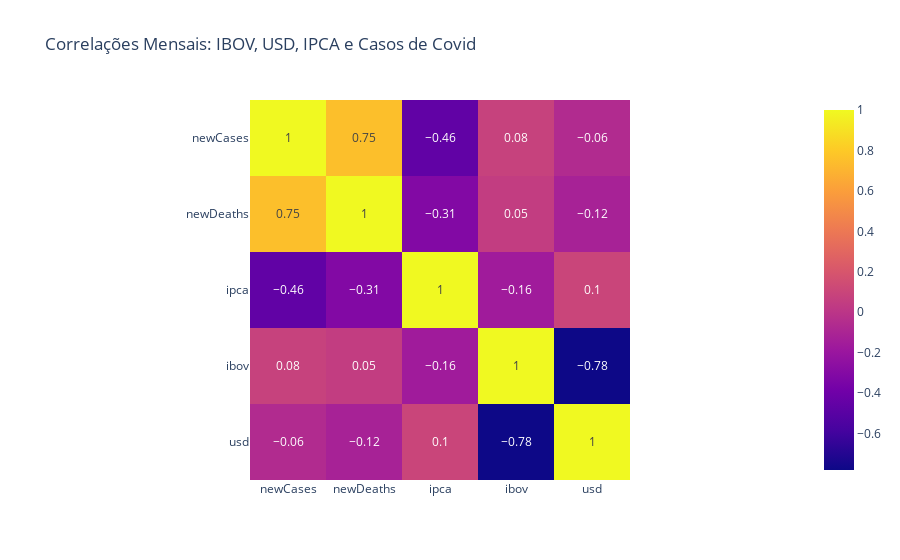

Here is the notebook cell this chart was saved with:
### Code cell
fig = px.imshow(scaled_bolsa_months.dropna().corr().round(decimals=2),
                text_auto=True,
                title = "Correlações Mensais: IBOV, USD, IPCA e Casos de Covid")
fig.show()

### Figure 1 — Plotly figure (JSON) as saved in the notebook; plotly's stock layout.template omitted (floating-point values rounded to 4 significant figures)
{"data": [{"coloraxis": "coloraxis", "hovertemplate": "x: %{x}<br>y: %{y}<br>color: %{z}<extra></extra>", "name": "0", "texttemplate": "%{z}", "type": "heatmap", "x": ["newCases", "newDeaths", "ipca", "ibov", "usd"], "xaxis": "x", "y": ["newCases", "newDeaths", "ipca", "ibov", "usd"], "yaxis": "y", "z": [[1, 0.75, -0.46, 0.08, -0.06], [0.75, 1, -0.31, 0.05, -0.12], [-0.46, -0.31, 1, -0.16, 0.1], [0.08, 0.05, -0.16, 1, -0.78], [-0.06, -0.12, 0.1, -0.78, 1]]}], "layout": {"coloraxis": {"colorscale": [[0, "#0d0887"], [0.1111, "#46039f"], [0.2222, "#7201a8"], [0.3333, "#9c179e"], [0.4444, "#bd3786"], [0.5556, "#d8576b"], [0.6667, "#ed7953"], [0.7778, "#fb9f3a"], [0.8889, "#fdca26"], [1, "#f0f921"]]}, "title": {"text": "Correlações Mensais: IBOV, USD, IPCA e Casos de Covid"}, "xaxis": {"anchor": "y", "constrain": "domain", "domain": [0, 1], "scaleanchor": "y"}, "yaxis": {"anchor": "x", "autorange": "reversed", "constrain": "domain", "domain": [0, 1]}}}
